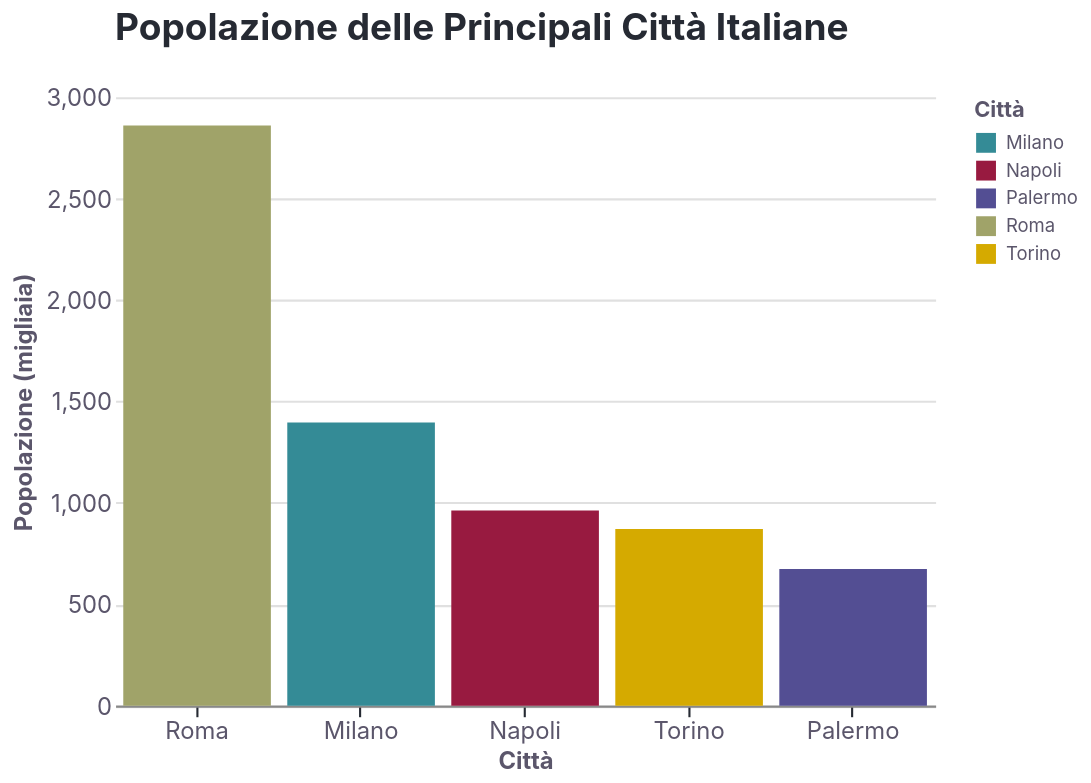

The notebook cell this image was saved under:
### Markdown cell above
## 5. Bar Chart Altair

### Code cell
# Dati per bar chart
# Abilita il tema (semplice!)
mbs.enable_altair_theme()

cities = pd.DataFrame({
    'Città': ['Milano', 'Roma', 'Napoli', 'Torino', 'Palermo'],
    'Popolazione': [1396, 2860, 962, 871, 674]
})

bar_chart = alt.Chart(cities).mark_bar().encode(
    x=alt.X('Città:N', sort='-y', title='Città'),
    y=alt.Y('Popolazione:Q', title='Popolazione (migliaia)'),
    color=alt.Color('Città:N'),
    tooltip=['Città', 'Popolazione']
).properties(
    title='Popolazione delle Principali Città Italiane',
)

bar_chart

### Figure 1 — Vega-Lite specification as saved in the notebook (floating-point values rounded to 4 significant figures)
{"config": {"background": "#ffffff", "font": "Inter, sans-serif", "mark": {"color": "#348b96"}, "title": {"color": "#262A33", "anchor": "start", "dy": -15, "fontSize": 18.67, "font": "Inter, sans-serif", "fontWeight": "700", "frame": "group"}, "axis": {"labelColor": "#5b566b", "labelFontSize": 12.0, "labelFont": "Inter, sans-serif", "labelFontWeight": "400", "titleColor": "#5b566b", "titleFontSize": 12.0, "titleFont": "Inter, sans-serif", "titleFontWeight": "700", "grid": true, "gridColor": "#e0e0e0", "labelAngle": 0, "domainWidth": 1.067, "labelPadding": 2, "tickWidth": 1.067}, "axisX": {"grid": false, "ticks": true, "tickSize": 5.333, "tickWidth": 1.067, "tickColor": "#262A33", "domainWidth": 1.067}, "axisY": {"grid": true, "gridWidth": 1.067, "gridColor": "#e0e0e0", "ticks": false, "tickSize": 0, "domain": false}, "legend": {"labelFontSize": 9.333, "padding": 1, "symbolType": "square", "labelFont": "Inter, sans-serif", "titleFont": "Inter, sans-serif"}, "style": {"guide-label": {"font": "Inter, sans-serif", "fill": "#5b566b"}, "guide-title": {"font": "Inter, sans-serif", "fill": "#5b566b"}}, "range": {"category": ["#348b96", "#981a40", "#534e93", "#a0a369", "#d5aa00", "#7b7284", "#d67335"]}, "point": {"filled": true}, "line": {"strokeWidth": 2.133}, "view": {"stroke": "transparent", "continuousWidth": 413.3, "continuousHeight": 306.7, "discreteWidth": 413.3, "discreteHeight": 306.7}}, "data": {"name": "data-d52ee3e087e8cac5d26e4e12e4428192"}, "mark": {"type": "bar"}, "encoding": {"color": {"field": "Città", "type": "nominal"}, "tooltip": [{"field": "Città", "type": "nominal"}, {"field": "Popolazione", "type": "quantitative"}], "x": {"field": "Città", "sort": "-y", "title": "Città", "type": "nominal"}, "y": {"field": "Popolazione", "title": "Popolazione (migliaia)", "type": "quantitative"}}, "title": "Popolazione delle Principali Città Italiane", "$schema": "https://vega.github.io/schema/vega-lite/v5.20.1.json", "datasets": {"data-d52ee3e087e8cac5d26e4e12e4428192": [{"Città": "Milano", "Popolazione": 1396}, {"Città": "Roma", "Popolazione": 2860}, {"Città": "Napoli", "Popolazione": 962}, {"Città": "Torino", "Popolazione": 871}, {"Città": "Palermo", "Popolazione": 674}]}}
